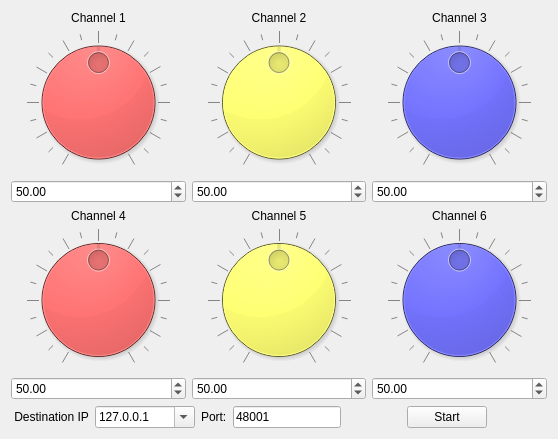
<?xml version="1.0" encoding="UTF-8"?>
<ui version="4.0">
 <class>Dialog</class>
 <widget class="QDialog" name="Dialog">
  <property name="geometry">
   <rect>
    <x>0</x>
    <y>0</y>
    <width>558</width>
    <height>439</height>
   </rect>
  </property>
  <property name="windowTitle">
   <string>PMU frequency simulator</string>
  </property>
  <layout class="QVBoxLayout" name="verticalLayout" stretch="1,0">
   <item>
    <layout class="QGridLayout" name="gridLayout" rowstretch="0,0,0,0,0,0,0,0,0,0,0">
     <item row="8" column="2">
      <widget class="QLabel" name="label_6">
       <property name="sizePolicy">
        <sizepolicy hsizetype="Preferred" vsizetype="Maximum">
         <horstretch>0</horstretch>
         <verstretch>0</verstretch>
        </sizepolicy>
       </property>
       <property name="text">
        <string>Channel 6</string>
       </property>
       <property name="alignment">
        <set>Qt::AlignCenter</set>
       </property>
      </widget>
     </item>
     <item row="8" column="0">
      <widget class="QLabel" name="label_8">
       <property name="sizePolicy">
        <sizepolicy hsizetype="Preferred" vsizetype="Maximum">
         <horstretch>0</horstretch>
         <verstretch>0</verstretch>
        </sizepolicy>
       </property>
       <property name="text">
        <string>Channel 4</string>
       </property>
       <property name="alignment">
        <set>Qt::AlignCenter</set>
       </property>
      </widget>
     </item>
     <item row="9" column="0">
      <widget class="QDial" name="dial_3">
	   <property name="styleSheet">
        <string notr="true">background-color: rgb(255, 0, 0);</string>
       </property>
       <property name="maximum">
        <number>100</number>
       </property>
       <property name="singleStep">
        <number>1</number>
       </property>
       <property name="sliderPosition">
        <number>50</number>
       </property>
       <property name="tracking">
        <bool>false</bool>
       </property>
       <property name="wrapping">
        <bool>false</bool>
       </property>
       <property name="notchTarget">
        <double>5.000000000000000</double>
       </property>
       <property name="notchesVisible">
        <bool>true</bool>
       </property>
      </widget>
     </item>
     <item row="8" column="1">
      <widget class="QLabel" name="label_7">
       <property name="sizePolicy">
        <sizepolicy hsizetype="Preferred" vsizetype="Maximum">
         <horstretch>0</horstretch>
         <verstretch>0</verstretch>
        </sizepolicy>
       </property>
       <property name="text">
        <string>Channel 5</string>
       </property>
       <property name="alignment">
        <set>Qt::AlignCenter</set>
       </property>
      </widget>
     </item>
     <item row="10" column="0">
      <widget class="QDoubleSpinBox" name="doubleSpinBox_3">
       <property name="keyboardTracking">
        <bool>false</bool>
       </property>
       <property name="singleStep">
        <double>0.010000000000000</double>
       </property>
       <property name="value">
        <double>50.000000000000000</double>
       </property>
      </widget>
     </item>
     <item row="1" column="2">
      <widget class="QDial" name="dial_2">
	   <property name="styleSheet">
        <string notr="true">background-color: rgb(0, 0, 255);</string>
       </property>
       <property name="maximum">
        <number>100</number>
       </property>
       <property name="singleStep">
        <number>1</number>
       </property>
       <property name="sliderPosition">
        <number>50</number>
       </property>
       <property name="tracking">
        <bool>false</bool>
       </property>
       <property name="wrapping">
        <bool>false</bool>
       </property>
       <property name="notchTarget">
        <double>5.000000000000000</double>
       </property>
       <property name="notchesVisible">
        <bool>true</bool>
       </property>
      </widget>
     </item>
     <item row="1" column="0">
      <widget class="QDial" name="dial_0">
	   <property name="styleSheet">
        <string notr="true">background-color: rgb(255, 0, 0);</string>
       </property>
       <property name="minimum">
        <number>0</number>
       </property>
       <property name="maximum">
        <number>100</number>
       </property>
       <property name="singleStep">
        <number>1</number>
       </property>
       <property name="sliderPosition">
        <number>50</number>
       </property>
       <property name="tracking">
        <bool>false</bool>
       </property>
       <property name="invertedAppearance">
        <bool>false</bool>
       </property>
       <property name="invertedControls">
        <bool>false</bool>
       </property>
       <property name="notchTarget">
        <double>5.000000000000000</double>
       </property>
       <property name="notchesVisible">
        <bool>true</bool>
       </property>
      </widget>
     </item>
     <item row="0" column="2">
      <widget class="QLabel" name="label_5">
       <property name="sizePolicy">
        <sizepolicy hsizetype="Preferred" vsizetype="Maximum">
         <horstretch>0</horstretch>
         <verstretch>0</verstretch>
        </sizepolicy>
       </property>
       <property name="text">
        <string>Channel 3</string>
       </property>
       <property name="alignment">
        <set>Qt::AlignCenter</set>
       </property>
      </widget>
     </item>
     <item row="9" column="2">
      <widget class="QDial" name="dial_5">
	   <property name="styleSheet">
        <string notr="true">background-color: rgb(0, 0, 255);</string>
       </property>
       <property name="maximum">
        <number>100</number>
       </property>
       <property name="singleStep">
        <number>1</number>
       </property>
       <property name="sliderPosition">
        <number>50</number>
       </property>
       <property name="tracking">
        <bool>false</bool>
       </property>
       <property name="orientation">
        <enum>Qt::Horizontal</enum>
       </property>
       <property name="invertedAppearance">
        <bool>false</bool>
       </property>
       <property name="wrapping">
        <bool>false</bool>
       </property>
       <property name="notchTarget">
        <double>5.000000000000000</double>
       </property>
       <property name="notchesVisible">
        <bool>true</bool>
       </property>
      </widget>
     </item>
     <item row="5" column="1">
      <widget class="QDoubleSpinBox" name="doubleSpinBox_1">
       <property name="keyboardTracking">
        <bool>false</bool>
       </property>
       <property name="singleStep">
        <double>0.010000000000000</double>
       </property>
       <property name="value">
        <double>50.000000000000000</double>
       </property>
      </widget>
     </item>
     <item row="9" column="1">
      <widget class="QDial" name="dial_4">
	  <property name="styleSheet">
        <string notr="true">background-color: rgb(255, 255, 0);</string>
       </property>
       <property name="maximum">
        <number>100</number>
       </property>
       <property name="singleStep">
        <number>1</number>
       </property>
       <property name="sliderPosition">
        <number>50</number>
       </property>
       <property name="tracking">
        <bool>false</bool>
       </property>
       <property name="wrapping">
        <bool>false</bool>
       </property>
       <property name="notchTarget">
        <double>5.000000000000000</double>
       </property>
       <property name="notchesVisible">
        <bool>true</bool>
       </property>
      </widget>
     </item>
     <item row="5" column="2">
      <widget class="QDoubleSpinBox" name="doubleSpinBox_2">
       <property name="keyboardTracking">
        <bool>false</bool>
       </property>
       <property name="singleStep">
        <double>0.010000000000000</double>
       </property>
       <property name="value">
        <double>50.000000000000000</double>
       </property>
      </widget>
     </item>
     <item row="1" column="1">
      <widget class="QDial" name="dial_1">
	  <property name="styleSheet">
        <string notr="true">background-color: rgb(255, 255, 0);</string>
       </property>
       <property name="maximum">
        <number>100</number>
       </property>
       <property name="singleStep">
        <number>1</number>
       </property>
       <property name="sliderPosition">
        <number>50</number>
       </property>
       <property name="tracking">
        <bool>false</bool>
       </property>
       <property name="wrapping">
        <bool>false</bool>
       </property>
       <property name="notchTarget">
        <double>5.000000000000000</double>
       </property>
       <property name="notchesVisible">
        <bool>true</bool>
       </property>
      </widget>
     </item>
     <item row="10" column="2">
      <widget class="QDoubleSpinBox" name="doubleSpinBox_5">
       <property name="keyboardTracking">
        <bool>false</bool>
       </property>
       <property name="singleStep">
        <double>0.010000000000000</double>
       </property>
       <property name="value">
        <double>50.000000000000000</double>
       </property>
      </widget>
     </item>
     <item row="0" column="1">
      <widget class="QLabel" name="label_2">
       <property name="sizePolicy">
        <sizepolicy hsizetype="Preferred" vsizetype="Maximum">
         <horstretch>0</horstretch>
         <verstretch>0</verstretch>
        </sizepolicy>
       </property>
       <property name="text">
        <string>Channel 2</string>
       </property>
       <property name="alignment">
        <set>Qt::AlignCenter</set>
       </property>
      </widget>
     </item>
     <item row="0" column="0">
      <widget class="QLabel" name="label">
       <property name="sizePolicy">
        <sizepolicy hsizetype="Preferred" vsizetype="Maximum">
         <horstretch>0</horstretch>
         <verstretch>0</verstretch>
        </sizepolicy>
       </property>
       <property name="text">
        <string>Channel 1</string>
       </property>
       <property name="alignment">
        <set>Qt::AlignCenter</set>
       </property>
      </widget>
     </item>
     <item row="10" column="1">
      <widget class="QDoubleSpinBox" name="doubleSpinBox_4">
       <property name="keyboardTracking">
        <bool>false</bool>
       </property>
       <property name="singleStep">
        <double>0.010000000000000</double>
       </property>
       <property name="value">
        <double>50.000000000000000</double>
       </property>
      </widget>
     </item>
     <item row="5" column="0">
      <widget class="QDoubleSpinBox" name="doubleSpinBox_0">
       <property name="keyboardTracking">
        <bool>false</bool>
       </property>
       <property name="maximum">
        <double>100.000000000000000</double>
       </property>
       <property name="singleStep">
        <double>0.010000000000000</double>
       </property>
       <property name="value">
        <double>50.000000000000000</double>
       </property>
      </widget>
     </item>
    </layout>
   </item>
   <item>
    <layout class="QHBoxLayout" name="horizontalLayout">
     <item>
      <widget class="QLabel" name="label_9">
       <property name="text">
        <string> Destination IP</string>
       </property>
      </widget>
     </item>
     <item>
      <widget class="QComboBox" name="ip">
       <property name="minimumSize">
        <size>
         <width>100</width>
         <height>0</height>
        </size>
       </property>
       <property name="editable">
        <bool>true</bool>
       </property>
       <item>
        <property name="text">
         <string>127.0.0.1</string>
        </property>
       </item>
      </widget>
     </item>
     <item>
      <widget class="QLabel" name="label_10">
       <property name="text">
        <string>Port:</string>
       </property>
      </widget>
     </item>
     <item>
      <widget class="QLineEdit" name="port">
       <property name="text">
        <string>48001</string>
       </property>
      </widget>
     </item>
     <item>
      <spacer name="horizontalSpacer">
       <property name="orientation">
        <enum>Qt::Horizontal</enum>
       </property>
       <property name="sizeHint" stdset="0">
        <size>
         <width>40</width>
         <height>20</height>
        </size>
       </property>
      </spacer>
     </item>
     <item>
      <widget class="QPushButton" name="startBtn">
       <property name="text">
        <string>Start</string>
       </property>
       <property name="autoDefault">
        <bool>false</bool>
       </property>
       <property name="flat">
        <bool>false</bool>
       </property>
      </widget>
     </item>
     <item>
      <spacer name="horizontalSpacer_2">
       <property name="orientation">
        <enum>Qt::Horizontal</enum>
       </property>
       <property name="sizeHint" stdset="0">
        <size>
         <width>40</width>
         <height>20</height>
        </size>
       </property>
      </spacer>
     </item>
    </layout>
   </item>
  </layout>
 </widget>
 <resources/>
 <connections/>
</ui>
